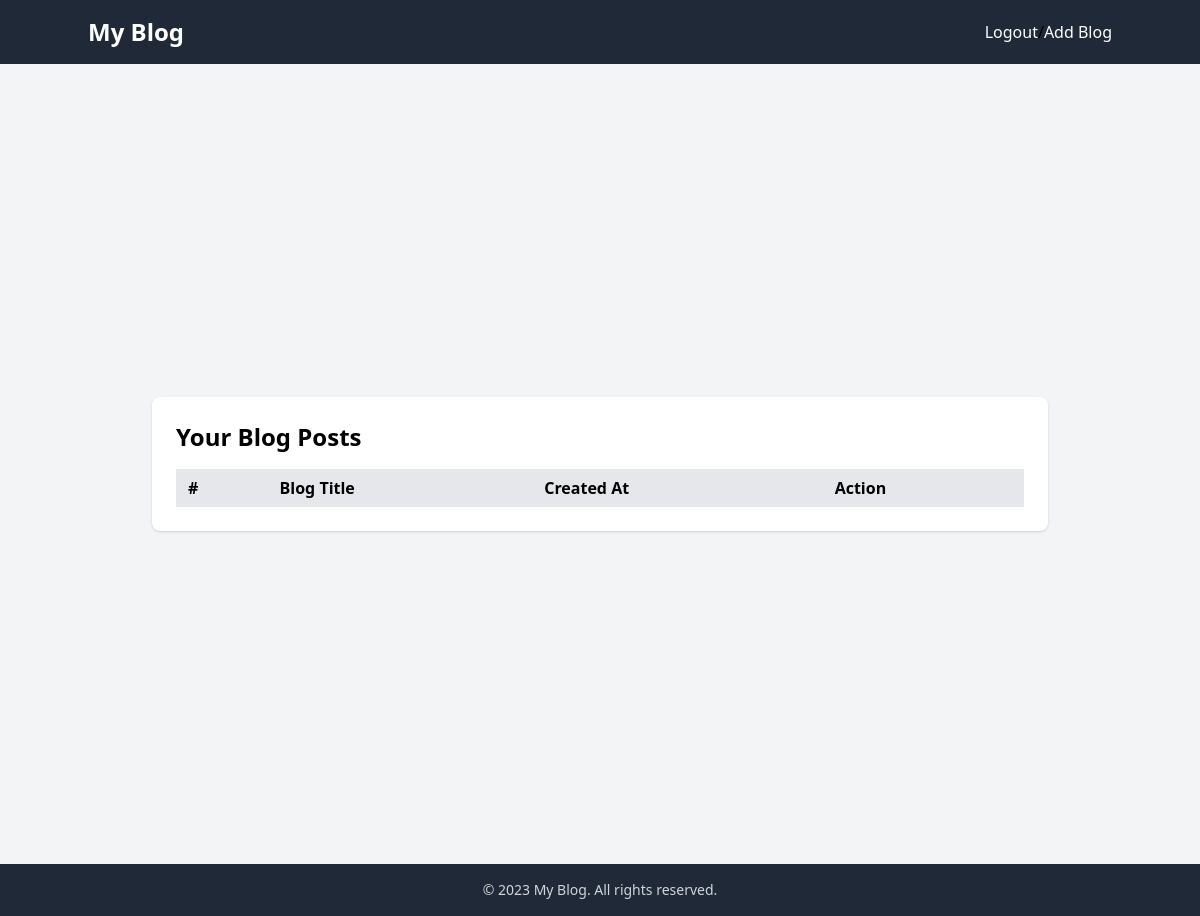
Page /see-blogs (signed in) on the earlier database version.
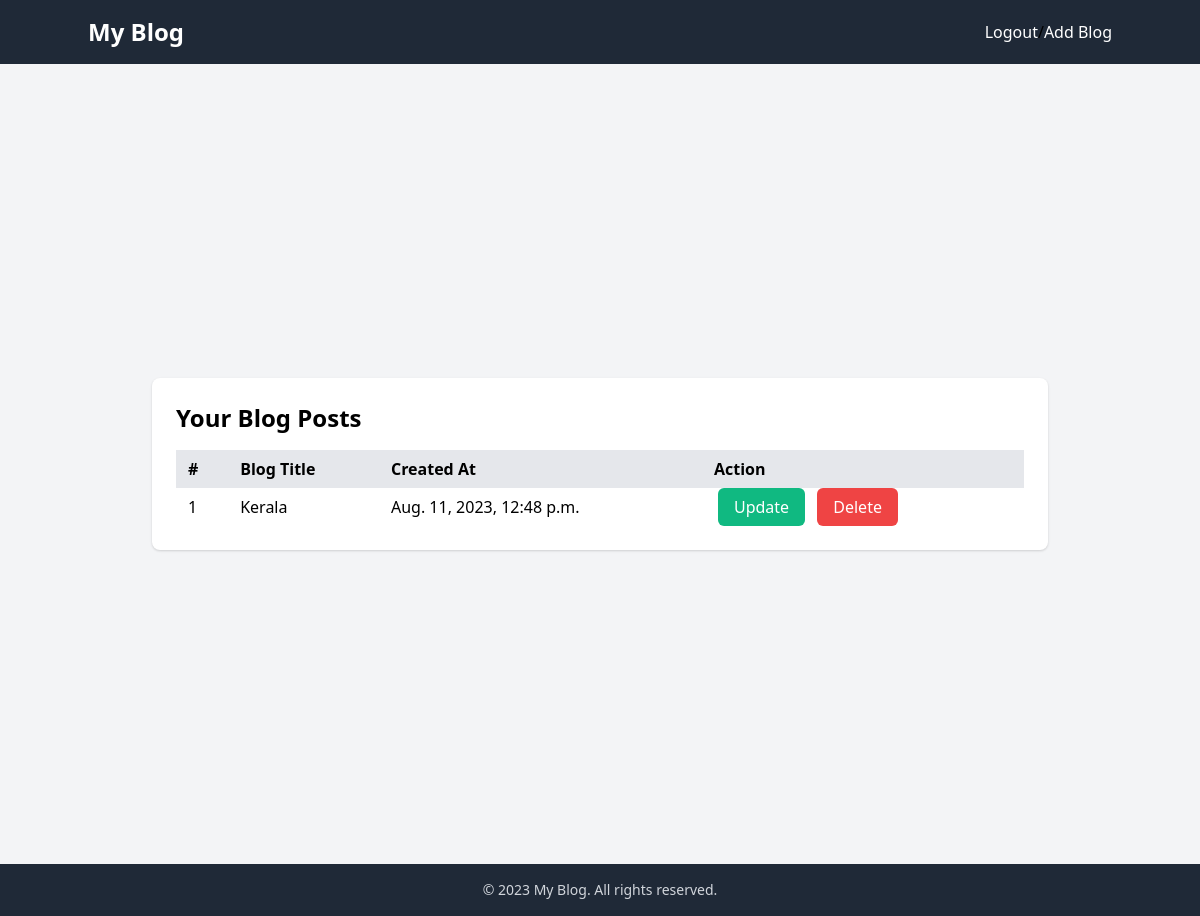
Same page on the later database version.
### core/models.py (models this page shows, shortened)
class BlogModel(models.Model):
    title = models.CharField(max_length=1000)
    user = models.ForeignKey(User, blank=True, null=True, on_delete=models.CASCADE)
    content = FroalaField(null=True, blank=True)
    image = models.ImageField(upload_to='blog',null=True,default='def.jpg')
    created_at = models.DateTimeField(auto_now_add=True)
    upload_to = models.DateTimeField(auto_now=True)
    likes = models.ManyToManyField(User,related_name='post')
    class Meta:
        ordering = ['-created_at', ]

### core/views.py (the view)
# urls.py: path('see-blogs', views.see_blogs, name='see-blog'),
def see_blogs(request):
    blog_objs = BlogModel.objects.filter(user=request.user)
    context = {
        'blog_objs': blog_objs
    }
    return render(request, 'see_blog.html', context)

### templates/see_blog.html
{% extends "base.html" %}
{% block start %}
<section class="bg-gray-100 min-h-screen flex items-center justify-center">
  <div class="container mx-auto">
    <div class="w-full max-w-4xl bg-white rounded-lg shadow p-6 mx-4 sm:mx-auto">
      <h2 class="text-2xl font-semibold mb-4">Your Blog Posts</h2>
      <table class="min-w-full">
        <thead>
          <tr>
            <th class="py-2 px-3 bg-gray-200 text-left">#</th>
            <th class="py-2 px-3 bg-gray-200 text-left">Blog Title</th>
            <th class="py-2 px-3 bg-gray-200 text-left">Created At</th>
            <th class="py-2 px-3 bg-gray-200 text-left">Action</th>
          </tr>
        </thead>
        <tbody>
          {% for blog in blog_objs %}
          <tr class="hover:bg-gray-50 transition-all">
            <td class="py-2 px-3">{{ forloop.counter }}</td>
            <td class="py-2 px-3">{{ blog.title }}</td>
            <td class="py-2 px-3">{{ blog.created_at }}</td>
            <td class="py-2 px-3">
              <a href="{% url 'update-blog' blog.id %}" class="bg-green-500 hover:bg-green-600 text-white rounded-md px-4 py-2 mx-1">Update</a>
              <a href="{% url 'delete-blog' blog.id %}" class="bg-red-500 hover:bg-red-600 text-white rounded-md px-4 py-2 mx-1">Delete</a>
            </td>
          </tr>
          {% endfor %}
        </tbody>
      </table>
    </div>
  </div>
</section>
{% endblock %}

Differences in the rows shown:
added BlogModel: title "Kerala", created_at "Aug. 11, 2023, 12:48 p.m."
